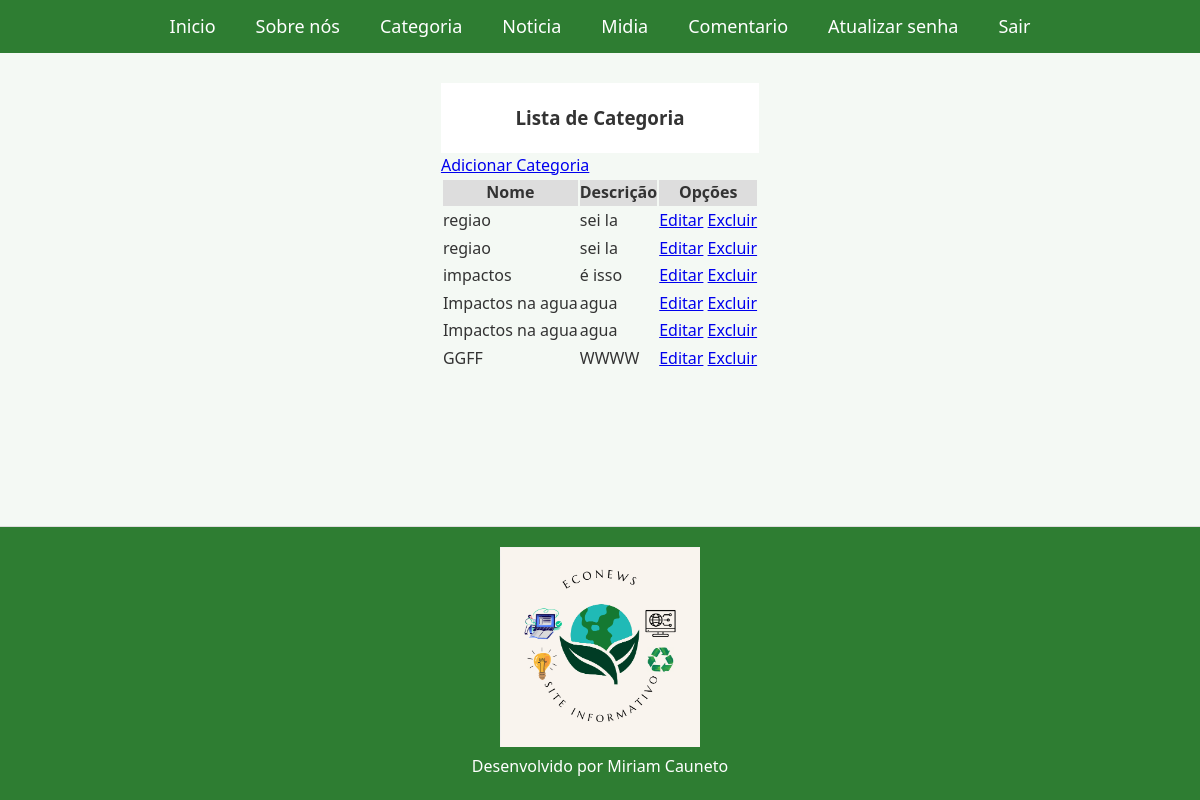
Page /listar/categoria/ (signed in) on the earlier database version.
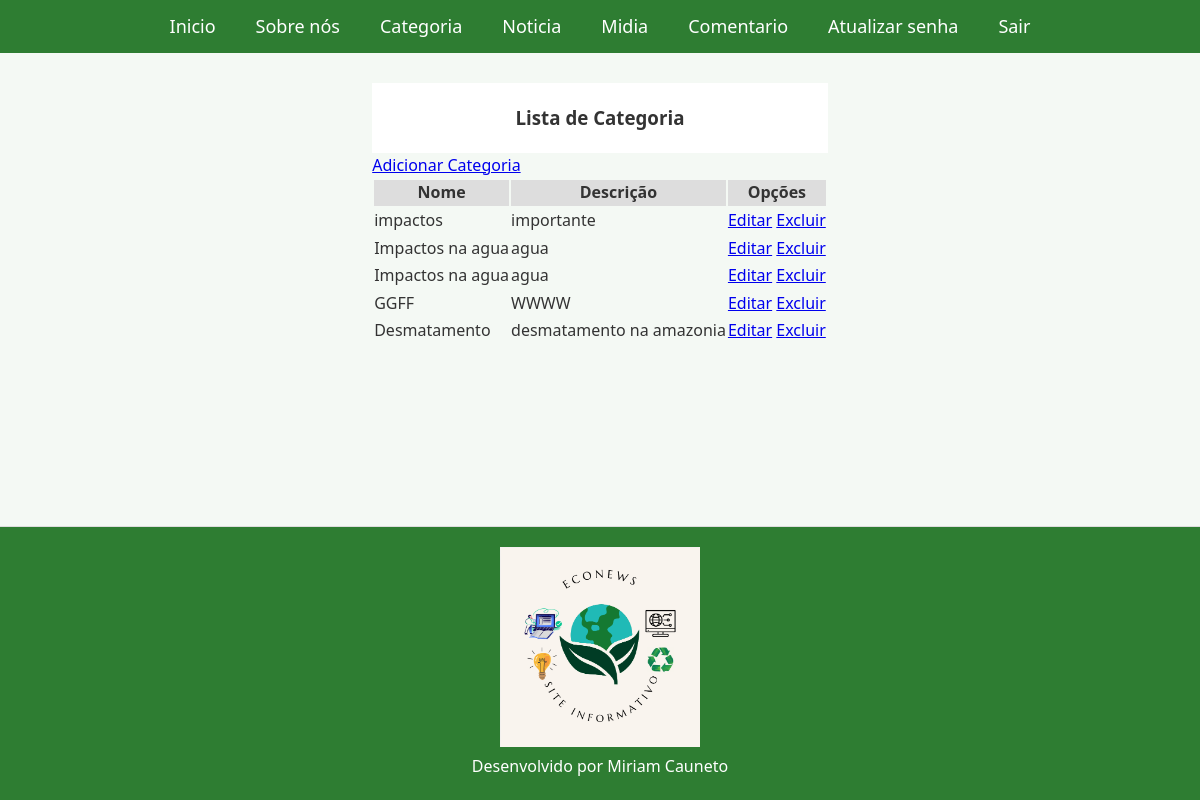
Same page on the later database version.
### paginas/models.py (models this page shows, shortened)
class Categoria(models.Model):
    nome = models.CharField(max_length=100)
    descricao = models.CharField(max_length=150)

### paginas/views.py (the view)
# urls.py: path("listar/categoria/", CategoriaList.as_view(), name="listar-categoria"),
class CategoriaList(LoginRequiredMixin, ListView):
    model = Categoria
    template_name = 'paginas/categoria.html'

### paginas/templates/paginas/categoria.html
{% extends "paginas/index.html" %}
{% load static %}
{% block conteudo %}
<header>
    <h3> Lista de Categoria </h3>
</header>
<a href="{% url "adicionar-categoria" %}">Adicionar Categoria</a>
<br>
<table>
    <tr>
        <th>Nome</th>
        <th>Descrição</th>
        <th>Opções</th>
    </tr>
    {% for categoria in object_list %}
    <tr>
        <td>{{categoria.nome}}</td>
        <td>{{categoria.descricao}}</td>
        <td>
            <a href="{% url "editar-categoria" categoria.pk %}">Editar</a>
            <a href="{% url "excluir-categoria" categoria.pk %}">Excluir</a>
        </td>
    </tr>
    {% empty %}
    <tr>
        <td colspan="2"> Nenhum registro encontrado.</td>
    </tr>
    {% endfor %}
</table>
{% endblock %}

### paginas/templates/paginas/index.html (shortened to what this page needs)
{% load static %}
<!DOCTYPE html>
<html lang="en">
<head>
    <link rel = "stylesheet" href = "{% static 'css/estilo.css' %}">
</head>
<body>
    <nav>
        <ul>
            <li><a href="{% url "index" %}">Inicio</a><li>
            <a href="{% url "sobre" %}">Sobre nós</a>
            {% if request.user.is_authenticated %}
            <li><a href="{% url "listar-categoria" %}">Categoria</a></li>
            <li><a href="{% url "listar-noticia" %}">Noticia</a></li>
            <li><a href="{% url "listar-midia" %}">Midia</a></li>
            <li><a href="{% url "listar-comentario" %}">Comentario</a></li>
        <li><a href="{% url "senha" %}">Atualizar senha</a></li>
            <li><a href="{% url "logout" %}">Sair</a></li>
            {% else %}
            <li><a href="{% url "login" %}">Entrar</a> </li>
            {% endif %}
        </ul>
    </nav>
    <main>
        {%  block conteudo  %}{%  endblock  %}
    </main>
    <footer>
        <div>
            <img src="{% static "img/logodoTCC.png" %}" width="200" />
        </div>
        <div >
            Desenvolvido por Miriam Cauneto
        </div>
    </footer>
</body>
</html>

### static/css/estilo.css (style rules this page uses)
:root { --primary-color: #2E7D32; --accent-color: #81C784; --background-color: #f4f9f4; --text-color: #333; --link-color: #388E3C; --link-hover: #1B5E20; --white: #fff; }
* { box-sizing: border-box; margin: 0; padding: 0; }
body { font-family: 'Segoe UI', Tahoma, Geneva, Verdana, sans-serif; background-color: var(--background-color); color: var(--text-color); line-height: 1.6; display: flex; flex-direction: column; min-height: 100vh; }
header { text-align: center; padding: 20px 0; background-color: var(--white); }
nav { background-color: var(--primary-color); color: var(--white); }
nav ul { display: flex; justify-content: center; list-style: none; padding: 12px 0; background-color: var(--primary-color); }
nav li { margin: 0 20px; }
nav a { color: var(--white); text-decoration: none; font-size: 18px; font-weight: 500; transition: color 0.3s ease; }
main { padding: 30px 50px; max-width: 1100px; margin: auto; flex: 1; }
main table th { background-color: #ddd; }
footer { background-color: var(--primary-color); color: var(--white); text-align: center; padding: 20px 0; margin-top: 20px; border-top: 1px solid #ddd; }

Differences in the rows shown:
removed Categoria: nome "regiao", descricao "sei la"
removed Categoria: nome "regiao", descricao "sei la"
changed Categoria "impactos": descricao "é isso" → "importante"
added Categoria: nome "Desmatamento", descricao "desmatamento na amazonia"
